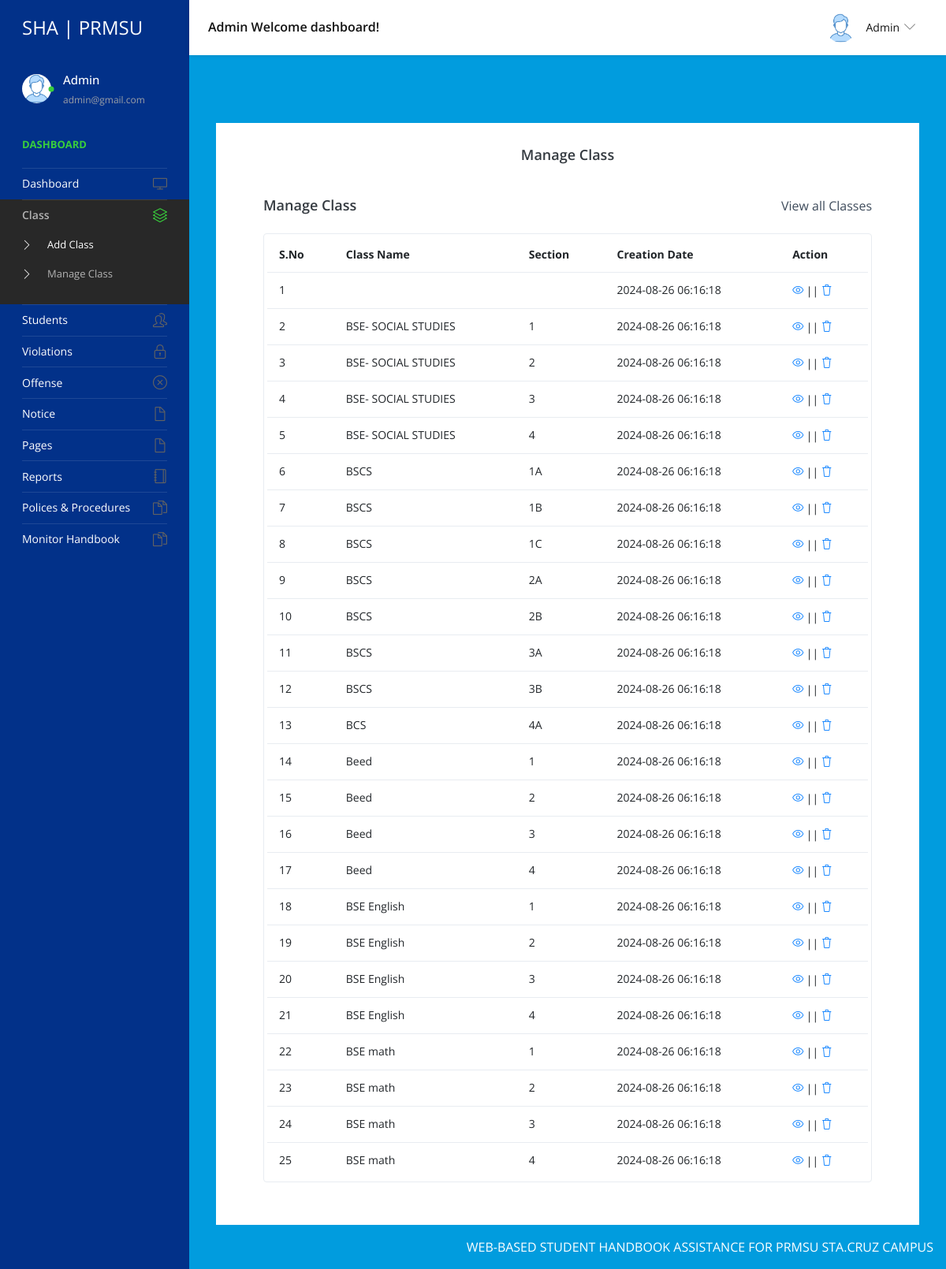
The app's page /admin/manage-class.php (signed in), older data.
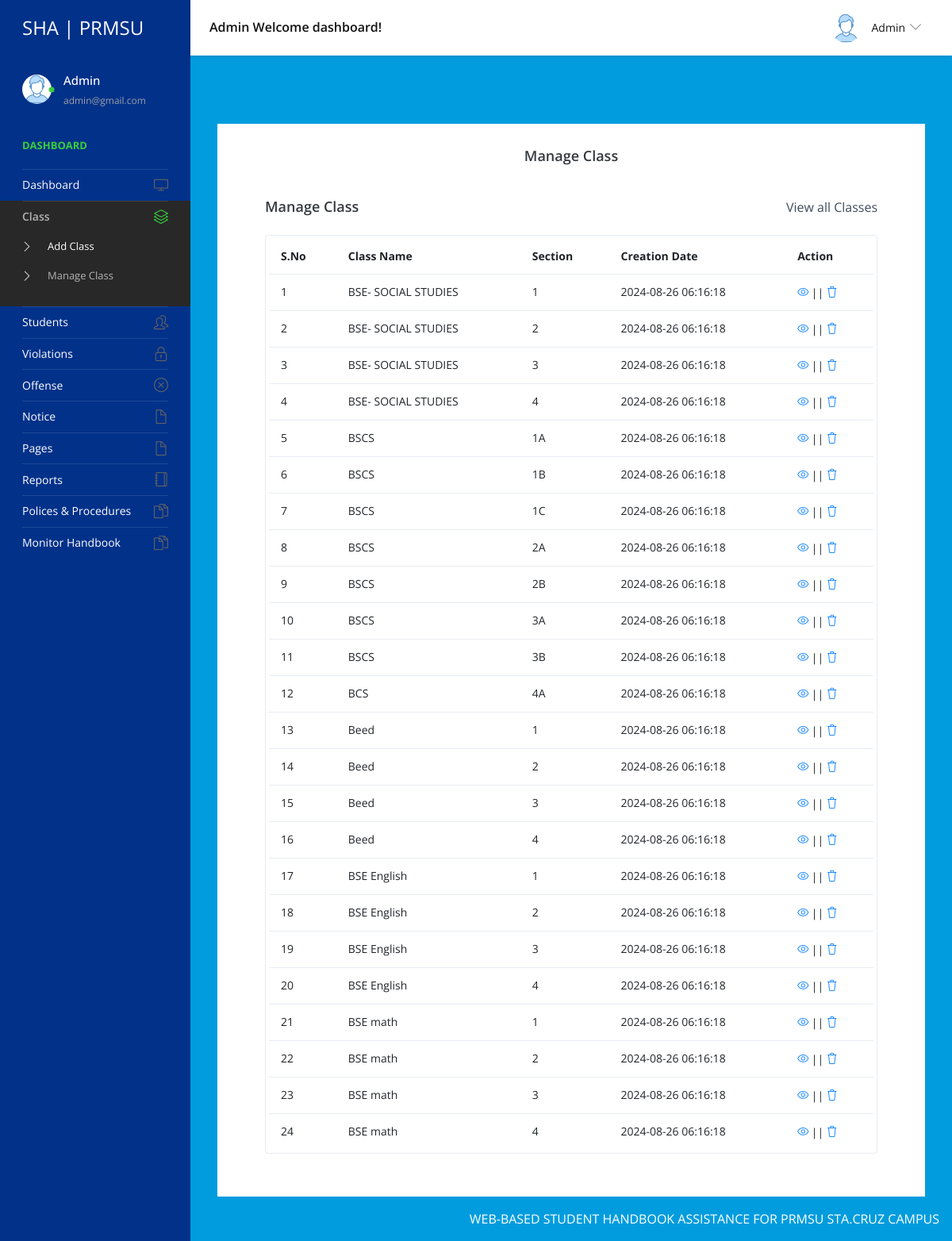
The same page, newer data.
### tables this page shows
CREATE TABLE `tblclass` (
  `ID` int(5) NOT NULL,
  `ClassName` varchar(50) DEFAULT NULL,
  `Section` varchar(20) DEFAULT NULL,
  `CreationDate` timestamp NULL DEFAULT current_timestamp()
);

### admin/manage-class.php (the view, shortened to what the changed rows need)
<?php
include('includes/dbconnection.php');
if (strlen($_SESSION['sturecmsaid'] == 0)) {
  header('location:logout.php');
} else {
  ?>
    <!DOCTYPE html>
    <html lang="en">
    <head>
      <link rel="stylesheet" href="vendors/simple-line-icons/css/simple-line-icons.css">
      <link rel="stylesheet" href="vendors/flag-icon-css/css/flag-icon.min.css">
      <link rel="stylesheet" href="vendors/css/vendor.bundle.base.css">
      <link rel="stylesheet" href="./vendors/daterangepicker/daterangepicker.css">
      <link rel="stylesheet" href="./vendors/chartist/chartist.min.css">
      <link rel="stylesheet" href="./css/style.css">
    </head>
    <body>
      <div class="container-scroller">
        <?php include_once('includes/header.php'); ?>
        <div class="container-fluid page-body-wrapper">
          <?php include_once('includes/sidebar.php'); ?>
          <div class="main-panel">
            <div class="content-wrapper">
               <div class="col-12 grid-margin stretch-card">
                <div class="card">
                  <div class="card-body">
              <div class="row">
                <div class="col-md-12 grid-margin stretch-card">
                  <div class="card">
                    <div class="card-body">
                      <div class="table-responsive border rounded p-1">
                        <table class="table">
                          <thead>
                            <tr>
                              <th class="font-weight-bold">S.No</th>
                              <th class="font-weight-bold">Class Name</th>
                              <th class="font-weight-bold">Section</th>
                              <th class="font-weight-bold">Creation Date</th>
                              <th class="font-weight-bold">Action</th>
                            </tr>
                          </thead>
                          <tbody>
                            <?php
                            $sql = "SELECT * from tblclass";
                            $query = $dbh->prepare($sql);
                            $query->execute();
                            $results = $query->fetchAll(PDO::FETCH_OBJ);
                            $cnt = 1;
                            if ($query->rowCount() > 0) {
                              foreach ($results as $row) { ?>
                                    <tr>
                                      <td><?php echo htmlentities($cnt); ?></td>
                                      <td><?php echo htmlentities($row->ClassName); ?></td>
                                      <td><?php echo htmlentities($row->Section); ?></td>
                                      <td><?php echo htmlentities($row->CreationDate); ?></td>
                                      <td>
                                        <div><a href="edit-class-detail.php?editid=<?php echo htmlentities($row->ID); ?>"><i
                                              class="icon-eye"></i></a>
                                          || <a href="manage-class.php?delid=<?php echo ($row->ID); ?>"
                                            onclick="return confirm('Do you really want to Delete ?');"> <i
                                              class="icon-trash"></i></a></div>
                                      </td>
                                    </tr><?php $cnt = $cnt + 1;
                              }
                            } ?>
                          </tbody>
                        </table>
                      </div>
                    </div>
                  </div>
                </div>
              </div>
            </div>
          </div>
        </div>
      </div>
                            </div>
    </body>
    </html><?php } ?>

### admin/includes/header.php (shortened to what the changed rows need)
<nav class="navbar default-layout-navbar col-lg-12 col-12 p-0 fixed-top d-flex flex-row">
  </div><?php
  $aid = $_SESSION['sturecmsaid'];
  $sql = "SELECT * from tbladmin where ID=:aid";
  $query = $dbh->prepare($sql);
  $query->bindParam(':aid', $aid, PDO::PARAM_STR);
  $query->execute();
  $results = $query->fetchAll(PDO::FETCH_OBJ);
  if ($query->rowCount() > 0) {
    foreach ($results as $row) { ?>
      <div class="navbar-menu-wrapper d-flex align-items-center flex-grow-1">
        <h5 class="mb-0 font-weight-medium d-none d-lg-flex"><?php echo htmlentities($row->AdminName); ?> Welcome dashboard!
        </h5>
        <ul class="navbar-nav navbar-nav-right ml-auto">
          <li class="nav-item dropdown d-none d-xl-inline-flex user-dropdown">
            <a class="nav-link dropdown-toggle" id="UserDropdown" href="#" data-toggle="dropdown" aria-expanded="false">
              <img class="img-xs rounded-circle ml-2" src="images/faces/face8.jpg" alt="Profile image"> <span
                class="font-weight-normal"> <?php echo htmlentities($row->AdminName); ?> </span></a>
              </div><?php $cnt = $cnt + 1;
    }
  } ?>
      </li>
    </ul>
  </div>
</nav>

### admin/includes/sidebar.php (shortened to what the changed rows need)
<nav class="sidebar sidebar-offcanvas" id="sidebar">
  <ul class="nav">
    <li class="nav-item nav-profile">
      <a href="#" class="nav-link">
        <div class="text-wrapper">
          <?php
          $aid = $_SESSION['sturecmsaid'];
          $sql = "SELECT * from tbladmin where ID=:aid";
          $query = $dbh->prepare($sql);
          $query->bindParam(':aid', $aid, PDO::PARAM_STR);
          $query->execute();
          $results = $query->fetchAll(PDO::FETCH_OBJ);
          $cnt = 1;
          if ($query->rowCount() > 0) {
            foreach ($results as $row) { ?>
              <p class="profile-name"><?php echo htmlentities($row->AdminName); ?></p>
              <p class="designation"><?php echo htmlentities($row->Email); ?></p><?php $cnt = $cnt + 1;
            }
          } ?>
        </div>
      </a>
    </li>
  </ul>
</nav>

Row changes from the older to the newer data that the page shows:
removed tblclass: CreationDate "2024-08-26 06:16:18"
